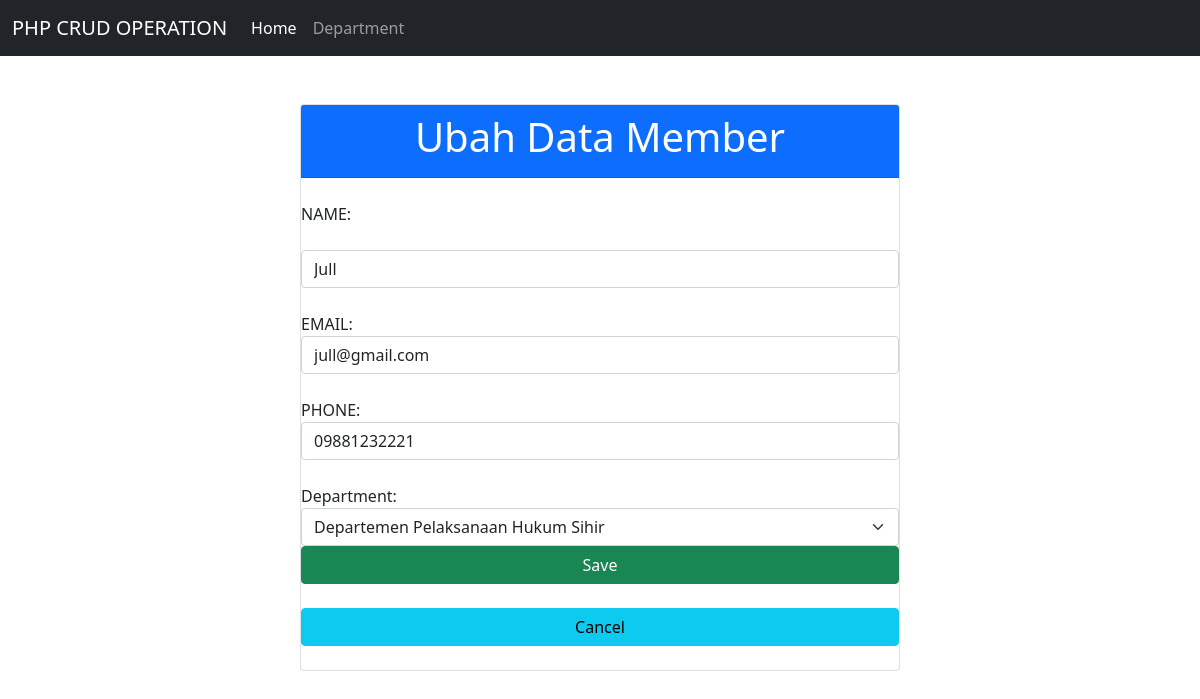
/source_code/create.php?id_edit=11, run on the app's committed database.
### tables this page shows
CREATE TABLE `members` (
  `member_id` int(11) NOT NULL,
  `name` varchar(255) NOT NULL,
  `email` varchar(255) NOT NULL,
  `department_id` int(11) NOT NULL,
  `phone` varchar(255) NOT NULL,
  `join_date` date NOT NULL DEFAULT current_timestamp()
);

### source_code/App/controllers/MembersController.controller.php (called while the page is built, shortened)
<?php
  include_once("resources/views/Member/AddMember.view.php");
  class MembersController {
    private $member;
    private $department;
    function __construct(){
      $this->member = new Members(Conf::$db_host, Conf::$db_user, Conf::$db_pass, Conf::$db_name);
      $this->department = new Department(Conf::$db_host, Conf::$db_user, Conf::$db_pass, Conf::$db_name);
    }
    function edit($id){
      $this->member->open();
      $this->department->open();
      $this->member->getMemberById($id);
      $this->department->getDepartment();
      $data = array(
        'members' => array(),
        'department' => array(),
      );
      while($row = $this->member->getResult()){
        array_push($data['members'], $row);
      }
      while($row = $this->department->getResult()){
        array_push($data['department'], $row);
      }
      $view = new AddMemberView();
      $view->render($data);
    }
  }
?>

### source_code/App/models/DB.model.php (called while the page is built, shortened)
<?php
class DB {
  private $hostname;
  private $username;
  private $password;
  private $dbname;
  private $conn;
  function __construct($hostname, $username, $password, $dbname) {
      $this->hostname = $hostname;
      $this->username = $username;
      $this->password = $password;
      $this->dbname = $dbname;
  }
  function open() {
    $this->conn = mysqli_connect($this->hostname, $this->username, $this->password, $this->dbname);
  }
  function execute($query) {
    $this->result = mysqli_query($this->conn, $query);
  }
}

### source_code/App/models/Members.model.php (called while the page is built, shortened)
<?php
class Members extends DB {
    function getMemberById($id){
      $query = "SELECT * FROM members JOIN department ON members.department_id=department.department_id WHERE members.member_id = $id";
      return $this->execute($query);
    }
}
?>

### source_code/App/models/Department.model.php (called while the page is built, shortened)
<?php
  class Department extends DB {
    function getDepartment() {
        $query = "SELECT * FROM department";
        return $this->execute($query);
    }
  }
?>

### source_code/resources/views/Member/AddMember.view.php (the view, shortened to what this page needs)
<?php
  class AddMemberView {
    public function render($data) {
    $dataTambah = null;
    if (isset($_GET['id_edit'])) {
      $member = $data['members'][0];
      $dataTambah .= "<label> NAME: </label>
      <input type='hidden' name='id_member' class='form-control' value='" . $member['member_id'] . "'> <br>
      <input type='text' name='name' class='form-control' value='" . $member['name'] . "'> <br>
      <label> EMAIL: </label>
      <input type='text' name='email' class='form-control' value='" . $member['email'] . "'> <br>
      <label> PHONE: </label>
      <input type='text' name='phone' class='form-control' value='" . $member['phone'] . "'> <br>
        <label> Department: </label>";
      $dataTambah .= "<select class='form-select' name='department_id' required>
        <option value=''>-- Pilih Department --</option>";
      foreach ($data['department'] as $row) {
        $dataTambah .= "<option value=" . $row['department_id'] . " " . (($row['department_id'] == $member['department_id']) ? "selected" : " ") . ">" . $row['department_name'] . "</option>";
      }
      $dataTambah .= "</select>";
      $dataTambah .= "<button class='btn btn-success' type='submit' name='simpan'> Save </button><br>
        <a class='btn btn-info' type='submit' name='cancel' href='index.php'> Cancel </a><br>";
    }
  }
  }
?>

### data on the page
members: name "Jull", email "jull@gmail.com", phone "09881232221"

### other printed values
$this->content "PHP CRUD OPERATION Home Department Ubah Data Member"
form field department_id "Departemen Pelaksanaan Hukum Sihir"
